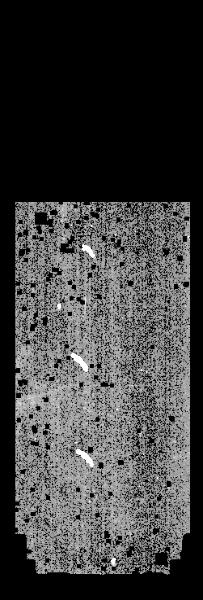
#> input picture Step 1: Tissue slice extraction/Kyla's Code/Extract_Tissues/data/163/thumbnail.jpg, 203 x 600 px
$ python -i 'rotate_extract_patch (1).py'   (imports and definitions only)
#> lines starting #> are read from the running program, lines starting #| are printed output that depends on the picture; after the words box and inside, x2 and y2 are one past the last pixel; in counts of white or black regions, pixels touching at a corner belong together
#> further down, picture is the input picture: shape (600, 203, 3); min 0, max 255, mean 62.3
import sys
import os
import cv2
import numpy as np
from skimage import morphology
import matplotlib.pyplot as plt
import matplotlib as mpl
from PIL import Image
import random as rm


match_dir = sys.argv[1]


# [141 lines left out: functions extract_main_contour, crop, resize, rotate_image, maximize_overlap, check_dim and 3 more, not called in this run]


def read(dir):
    return [cv2.imread(os.path.join(dir, slice)) for slice in os.listdir(dir)]


def extract_epithelium(img, output_dir):
    # Convert the image to RGB and YCrCb
#> called with output_dir = 'out.png'
    img_rgb = cv2.cvtColor(img, cv2.COLOR_BGR2RGB)
    img_ycrcb = cv2.cvtColor(img_rgb, cv2.COLOR_RGB2YCrCb)
#> img_ycrcb: shape (600, 203, 3); mean of channels 0, 1, 2 62.3, 128, 128

    # Binning the luminance (Y) channel
    lumma_bins_n = 20
    divisor = np.floor(255 / lumma_bins_n).astype(np.uint8)
    lumma_binned = np.floor(img_ycrcb[:, :, 0] / divisor).astype(np.uint8)

    # Find the most common luminance bin
    most_pixels_bin = -1
    most_pixels = 0
    for bin_i in range(0, lumma_bins_n + 1):
        n_pixels = np.count_nonzero(lumma_binned == bin_i)
        if n_pixels > most_pixels:
            most_pixels = n_pixels
            most_pixels_bin = bin_i
#> this loop made 21 passes
#> (n_pixels, most_pixels) on pass 1: (61830, 61830)
#> n_pixels on passes 2 to 7: 2151, 1692, 1807, 1948, 2253, 2510
#> after the loop, most_pixels = 61830; most_pixels_bin = 0

    background_bin = most_pixels_bin
#> background_bin = 0
    background = lumma_binned == background_bin
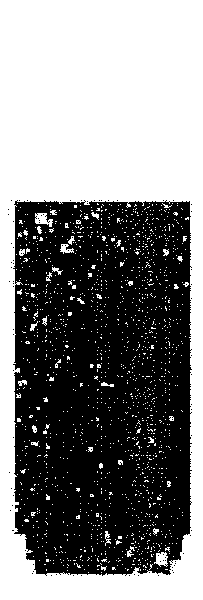
#> background: shape (600, 203) bool; 50.8% white; 108 black regions (107 under 20 px), largest, box (x1, y1, x2, y2) and area: (13, 200, 192, 576) 59862
    background = morphology.remove_small_objects(background, 5000)
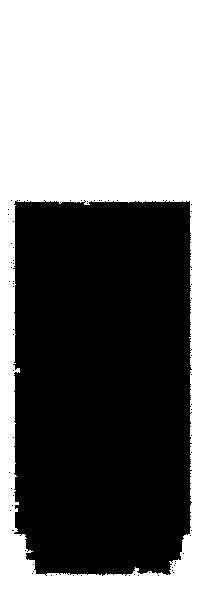
#> background: shape (600, 203) bool; 47.4% white; 1 white region, box (x1, y1, x2, y2) and area: (0, 0, 203, 600) 57718
    background = morphology.remove_small_holes(background, 10000)
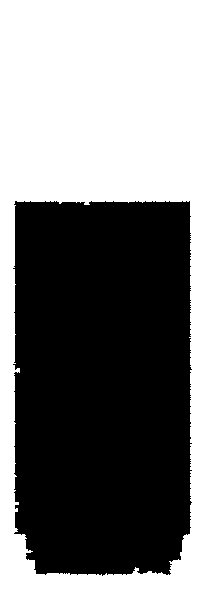
#> background: shape (600, 203) bool; 47.5% white; 1 white region, box (x1, y1, x2, y2) and area: (0, 0, 203, 600) 57805

    # Binning the Cr (Red Chroma) channel
    Cr_bins_n = 50
    divisor = np.floor(255 / Cr_bins_n).astype(np.uint8)
    Cr_binned = np.floor(img_ycrcb[:, :, 2] / divisor).astype(np.uint8)
#> Cr_binned: shape (600, 203); every value is 25

    # Find the most common Cr bin
    most_pixels_bin = -1
    most_pixels = 0
    for bin_i in range(0, Cr_bins_n + 1):
        n_pixels = np.count_nonzero(Cr_binned == bin_i)
        if n_pixels > most_pixels:
            most_pixels = n_pixels
            most_pixels_bin = bin_i
#> this loop made 51 passes
#> (n_pixels, most_pixels) on pass 26: (121800, 121800)
#> n_pixels on passes 1 to 6: 0, 0, 0, 0, 0, 0
#> after the loop, most_pixels = 121800; most_pixels_bin = 25

    # Stroma mask generation
    stroma_bin = most_pixels_bin
#> stroma_bin = 25
    stroma = Cr_binned == stroma_bin
#> stroma: shape (600, 203) bool; every value is 1
    stroma = stroma + (Cr_binned == stroma_bin - 1)
    stroma = stroma + (Cr_binned == stroma_bin - 2)
    stroma = stroma * np.invert(background)
    stroma = morphology.dilation(stroma, morphology.square(3))
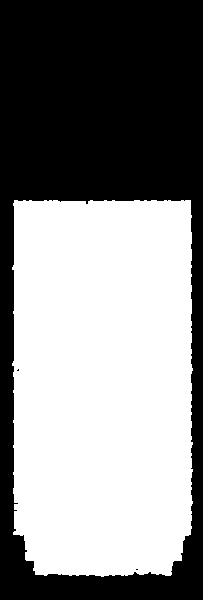
#> stroma: shape (600, 203) bool; 53.7% white; 3 black regions (2 under 20 px), largest, box (x1, y1, x2, y2) and area: (0, 0, 203, 600) 56345
    stroma = morphology.remove_small_objects(stroma, 1000)

    # Epithelia mask generation
    epithelia_bin = stroma_bin + 2
#> epithelia_bin = 27
    epithelia = Cr_binned == epithelia_bin
#> epithelia: shape (600, 203) bool; every value is 0
    epithelia = epithelia + (Cr_binned == epithelia_bin + 1)
    epithelia = epithelia + (Cr_binned == epithelia_bin + 2)
    epithelia = epithelia + (Cr_binned == epithelia_bin + 3)
    epithelia = epithelia + (Cr_binned == epithelia_bin + 4)
    epithelia = epithelia * np.invert(background)
    epithelia = epithelia * np.invert(stroma)
    epithelia = epithelia * np.invert(img_ycrcb[:, :, 1] < 120)
    epithelia = morphology.dilation(epithelia, morphology.square(2))
    epithelia = morphology.remove_small_objects(epithelia, 500)
    epithelia = morphology.remove_small_holes(epithelia, 10000)

    # Adjust stroma to only show areas not covered by epithelia
    stroma_only = stroma * np.invert(epithelia)

    # Apply the masks to the original image
    epithelia_img = cv2.bitwise_and(img_rgb, img_rgb, mask=(epithelia.astype(np.uint8) * 255))
#> epithelia_img: shape (600, 203, 3); every value is 0
    stroma_img = cv2.bitwise_and(img_rgb, img_rgb, mask=(stroma_only.astype(np.uint8) * 255))

    # Combine both epithelia and stroma images
    combined_img = cv2.add(epithelia_img, stroma_img)

    #################################
    if output_dir == 'output_dir':
        return epithelia_img, stroma_img, combined_img
    #################################

    # Save the combined image
    combined_filename = os.path.join(output_dir, "epithelia_and_stroma_combined.tif")
    cv2.imwrite(combined_filename, cv2.cvtColor(combined_img, cv2.COLOR_RGB2BGR))

    # Save the individual epithelium and stroma images if desired
    epithelia_filename = os.path.join(output_dir, "epithelia.tif")
    cv2.imwrite(epithelia_filename, cv2.cvtColor(epithelia_img, cv2.COLOR_RGB2BGR))

    stroma_filename = os.path.join(output_dir, "stroma.tif")
    cv2.imwrite(stroma_filename, cv2.cvtColor(stroma_img, cv2.COLOR_RGB2BGR))


# [193 lines left out: functions write, extract_patches, normalize_coords, get_patches_across_stains, write_pc, not called in this run]

###############################################################################


# [19 lines not run here, left out]

>>> import cv2
>>> picture = cv2.imread("../Step 1: Tissue slice extraction/Kyla's Code/Extract_Tissues/data/163/thumbnail.jpg")
>>> result = extract_epithelium(picture, 'out.png')

$ run again, on Step 1: Tissue slice extraction/Kyla's Code/Extract_Tissues/data/169/thumbnail.jpg
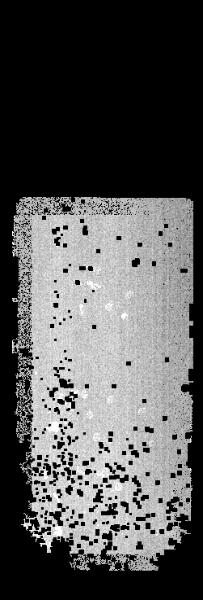
#> input picture Step 1: Tissue slice extraction/Kyla's Code/Extract_Tissues/data/169/thumbnail.jpg, 203 x 600 px
#> picture is the input picture: shape (600, 203, 3); min 0, max 255, mean 84.8
#> img_ycrcb: shape (600, 203, 3); mean of channels 0, 1, 2 84.8, 128, 128
#> the loop in extract_epithelium, `for bin_i in range(0, lumma_bins_n + 1):` made 21 passes
#> (n_pixels, most_pixels) on pass 1: (63837, 63837)
#> after the loop in extract_epithelium, `for bin_i in range(0, lumma_bins_n + 1):`: most_pixels = 63837; most_pixels_bin = 0
#> in extract_epithelium, `background = morphology.remove_small_holes(background, 10000)`:
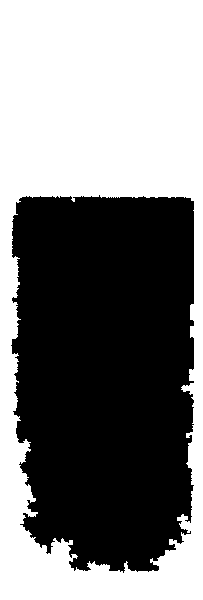
#> background: shape (600, 203) bool; 49.3% white; 1 white region, box (x1, y1, x2, y2) and area: (0, 0, 203, 600) 60105
#> Cr_binned: shape (600, 203); every value is 25
#> the loop in extract_epithelium, `for bin_i in range(0, Cr_bins_n + 1):` made 51 passes
#> (n_pixels, most_pixels) on pass 26: (121800, 121800)
#> after the loop in extract_epithelium, `for bin_i in range(0, Cr_bins_n + 1):`: most_pixels = 121800; most_pixels_bin = 25
#> in extract_epithelium, `stroma = morphology.dilation(stroma, morphology.square(3))`:
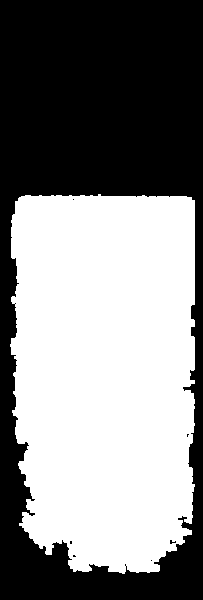
#> stroma: shape (600, 203) bool; 52.2% white; 7 black regions (6 under 20 px), largest, box (x1, y1, x2, y2) and area: (0, 0, 203, 600) 58154
#> epithelia_bin = 27
#> epithelia: shape (600, 203) bool; every value is 0
#> epithelia_img: shape (600, 203, 3); every value is 0
